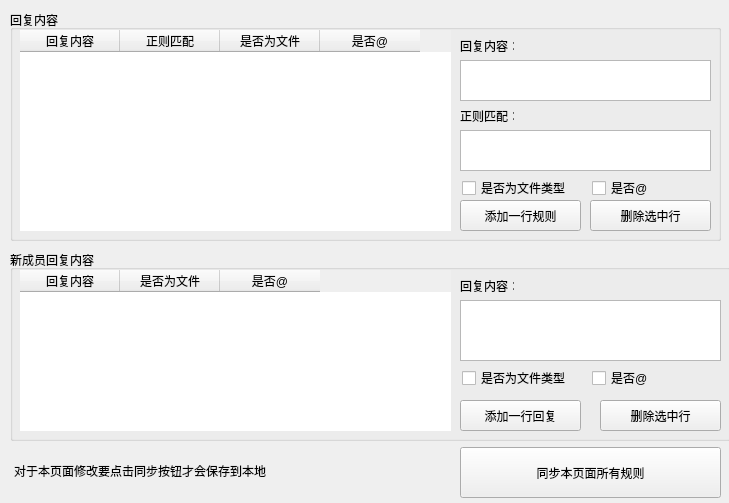
<?xml version="1.0" encoding="UTF-8"?>
<ui version="4.0">
 <class>AddReg</class>
 <widget class="QWidget" name="AddReg">
  <property name="geometry">
   <rect>
    <x>0</x>
    <y>0</y>
    <width>729</width>
    <height>503</height>
   </rect>
  </property>
  <property name="sizePolicy">
   <sizepolicy hsizetype="Expanding" vsizetype="Expanding">
    <horstretch>0</horstretch>
    <verstretch>0</verstretch>
   </sizepolicy>
  </property>
  <property name="windowTitle">
   <string>添加规则</string>
  </property>
  <property name="layoutDirection">
   <enum>Qt::LeftToRight</enum>
  </property>
  <property name="styleSheet">
   <string notr="true"/>
  </property>
  <widget class="QGroupBox" name="groupBox">
   <property name="geometry">
    <rect>
     <x>10</x>
     <y>10</y>
     <width>711</width>
     <height>231</height>
    </rect>
   </property>
   <property name="styleSheet">
    <string notr="true"/>
   </property>
   <property name="title">
    <string>回复内容</string>
   </property>
   <widget class="QTableWidget" name="tableWidget">
    <property name="geometry">
     <rect>
      <x>10</x>
      <y>20</y>
      <width>431</width>
      <height>201</height>
     </rect>
    </property>
    <property name="sizePolicy">
     <sizepolicy hsizetype="Expanding" vsizetype="Expanding">
      <horstretch>0</horstretch>
      <verstretch>0</verstretch>
     </sizepolicy>
    </property>
    <property name="tabletTracking">
     <bool>false</bool>
    </property>
    <property name="autoFillBackground">
     <bool>false</bool>
    </property>
    <property name="styleSheet">
     <string notr="true">border-radius: 5px;</string>
    </property>
    <column>
     <property name="text">
      <string>回复内容</string>
     </property>
     <property name="textAlignment">
      <set>AlignCenter</set>
     </property>
    </column>
    <column>
     <property name="text">
      <string>正则匹配</string>
     </property>
     <property name="textAlignment">
      <set>AlignCenter</set>
     </property>
    </column>
    <column>
     <property name="text">
      <string>是否为文件</string>
     </property>
     <property name="textAlignment">
      <set>AlignCenter</set>
     </property>
    </column>
    <column>
     <property name="text">
      <string>是否@</string>
     </property>
     <property name="textAlignment">
      <set>AlignCenter</set>
     </property>
    </column>
   </widget>
   <widget class="QPushButton" name="reply_add_pushButton">
    <property name="geometry">
     <rect>
      <x>450</x>
      <y>190</y>
      <width>121</width>
      <height>31</height>
     </rect>
    </property>
    <property name="text">
     <string>添加一行规则</string>
    </property>
   </widget>
   <widget class="QPushButton" name="reply_del_pushButton">
    <property name="geometry">
     <rect>
      <x>580</x>
      <y>190</y>
      <width>121</width>
      <height>31</height>
     </rect>
    </property>
    <property name="text">
     <string>删除选中行</string>
    </property>
   </widget>
   <widget class="QLabel" name="label">
    <property name="geometry">
     <rect>
      <x>450</x>
      <y>30</y>
      <width>54</width>
      <height>12</height>
     </rect>
    </property>
    <property name="text">
     <string>回复内容：</string>
    </property>
   </widget>
   <widget class="QLabel" name="label_2">
    <property name="geometry">
     <rect>
      <x>450</x>
      <y>100</y>
      <width>54</width>
      <height>12</height>
     </rect>
    </property>
    <property name="text">
     <string>正则匹配：</string>
    </property>
   </widget>
   <widget class="QCheckBox" name="reply_is_file_type_checkBox">
    <property name="geometry">
     <rect>
      <x>452</x>
      <y>170</y>
      <width>111</width>
      <height>16</height>
     </rect>
    </property>
    <property name="text">
     <string>是否为文件类型</string>
    </property>
   </widget>
   <widget class="QCheckBox" name="reply_is_at_checkBox">
    <property name="geometry">
     <rect>
      <x>582</x>
      <y>170</y>
      <width>111</width>
      <height>16</height>
     </rect>
    </property>
    <property name="text">
     <string>是否@</string>
    </property>
   </widget>
   <widget class="QTextEdit" name="reply_textEdit">
    <property name="geometry">
     <rect>
      <x>450</x>
      <y>50</y>
      <width>251</width>
      <height>41</height>
     </rect>
    </property>
   </widget>
   <widget class="QTextEdit" name="regex_textEdit">
    <property name="geometry">
     <rect>
      <x>450</x>
      <y>120</y>
      <width>251</width>
      <height>41</height>
     </rect>
    </property>
   </widget>
  </widget>
  <widget class="QGroupBox" name="groupBox_2">
   <property name="geometry">
    <rect>
     <x>10</x>
     <y>250</y>
     <width>721</width>
     <height>191</height>
    </rect>
   </property>
   <property name="styleSheet">
    <string notr="true"/>
   </property>
   <property name="title">
    <string>新成员回复内容</string>
   </property>
   <widget class="QTableWidget" name="new_member_tableWidget">
    <property name="geometry">
     <rect>
      <x>10</x>
      <y>20</y>
      <width>431</width>
      <height>161</height>
     </rect>
    </property>
    <property name="sizePolicy">
     <sizepolicy hsizetype="Expanding" vsizetype="Expanding">
      <horstretch>0</horstretch>
      <verstretch>0</verstretch>
     </sizepolicy>
    </property>
    <property name="tabletTracking">
     <bool>false</bool>
    </property>
    <property name="autoFillBackground">
     <bool>false</bool>
    </property>
    <property name="styleSheet">
     <string notr="true">border-radius: 5px;</string>
    </property>
    <column>
     <property name="text">
      <string>回复内容</string>
     </property>
     <property name="textAlignment">
      <set>AlignCenter</set>
     </property>
    </column>
    <column>
     <property name="text">
      <string>是否为文件</string>
     </property>
     <property name="textAlignment">
      <set>AlignCenter</set>
     </property>
    </column>
    <column>
     <property name="text">
      <string>是否@</string>
     </property>
     <property name="textAlignment">
      <set>AlignCenter</set>
     </property>
    </column>
   </widget>
   <widget class="QPushButton" name="new_member_add_pushButton">
    <property name="geometry">
     <rect>
      <x>450</x>
      <y>150</y>
      <width>121</width>
      <height>31</height>
     </rect>
    </property>
    <property name="text">
     <string>添加一行回复</string>
    </property>
   </widget>
   <widget class="QPushButton" name="new_member_del_pushButton">
    <property name="geometry">
     <rect>
      <x>590</x>
      <y>150</y>
      <width>121</width>
      <height>31</height>
     </rect>
    </property>
    <property name="text">
     <string>删除选中行</string>
    </property>
   </widget>
   <widget class="QLabel" name="label_7">
    <property name="geometry">
     <rect>
      <x>450</x>
      <y>30</y>
      <width>54</width>
      <height>12</height>
     </rect>
    </property>
    <property name="text">
     <string>回复内容：</string>
    </property>
   </widget>
   <widget class="QCheckBox" name="new_member_is_file_type_checkBox">
    <property name="geometry">
     <rect>
      <x>452</x>
      <y>120</y>
      <width>111</width>
      <height>16</height>
     </rect>
    </property>
    <property name="text">
     <string>是否为文件类型</string>
    </property>
   </widget>
   <widget class="QCheckBox" name="new_member_is_at_checkBox">
    <property name="geometry">
     <rect>
      <x>582</x>
      <y>120</y>
      <width>111</width>
      <height>16</height>
     </rect>
    </property>
    <property name="text">
     <string>是否@</string>
    </property>
   </widget>
   <widget class="QTextEdit" name="new_member_textEdit">
    <property name="geometry">
     <rect>
      <x>450</x>
      <y>50</y>
      <width>261</width>
      <height>61</height>
     </rect>
    </property>
   </widget>
  </widget>
  <widget class="QLabel" name="label_8">
   <property name="geometry">
    <rect>
     <x>14</x>
     <y>450</y>
     <width>421</width>
     <height>41</height>
    </rect>
   </property>
   <property name="styleSheet">
    <string notr="true">font: italic 12pt &quot;微软雅黑&quot;;</string>
   </property>
   <property name="text">
    <string>对于本页面修改要点击同步按钮才会保存到本地</string>
   </property>
  </widget>
  <widget class="QPushButton" name="sync_file_pushButton">
   <property name="geometry">
    <rect>
     <x>460</x>
     <y>447</y>
     <width>261</width>
     <height>51</height>
    </rect>
   </property>
   <property name="text">
    <string>同步本页面所有规则</string>
   </property>
  </widget>
 </widget>
 <layoutdefault spacing="6" margin="11"/>
 <resources/>
 <connections/>
</ui>
